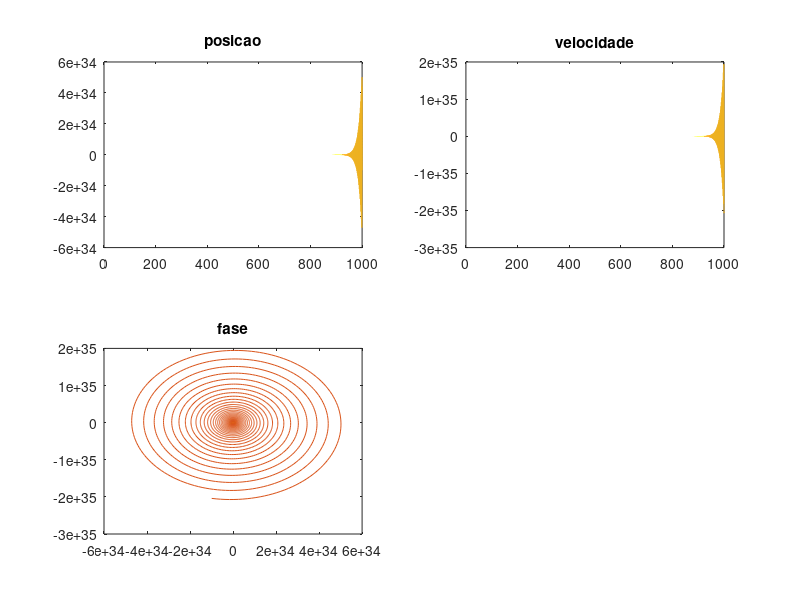

Here is the MATLAB script that generated this plot:
clear all
close all

h = 0.01;
x0 = 1;v0 = 0;K = 16;m = 1;
t0=0;tf=1000;

w = sqrt(K/m);
t = t0:h:tf;
N = length(t);
x = nan(1,N);
v = nan(1,N);
x(1) = x0;v(1) = v0;

fx = @(V) V; %derivada posicao
fv = @(X) -K*X/m; %derivada tempo
for k=1:N-1
    r1x = fx( v(k) );
    r1v = fv( x(k) );
    
    r2x = fx( v(k) + r1v * h/2 );
    r2v = fv( x(k) + r1x * h/2 );
    
    v(k+1) = v(k) + r2v * h;
    x(k+1) = x(k) + r2x * h;
end

%euler
x_Euler = nan(1,N);
v_Euler = nan(1,N);
x_Euler(1) = x0;
v_Euler(1) = v0;
for k = 1:(N-1)%Euler
    v_Euler(k+1) = v_Euler(k)-(K/m)*x_Euler(k)*h;
    x_Euler(k+1) = x_Euler(k)+v_Euler(k)*h;
end

subplot(2,2,1)
plot( t,x,t, x0*cos(w.*t),t,x_Euler)
title('posicao')
subplot(2,2,2)
plot( t,v,t, -w*x0*sin(w.*t) ,t,v_Euler)
title('velocidade')

subplot(2,2,3)
plot(x,v,x_Euler,v_Euler,x0*cos(w.*t),-w*x0*sin(w.*t))
title('fase')

Ec = 1/2 * m *v.^2;
Ep = 1/2 * K *x.^2;
Em = Ec + Ep;

Ec_Euler = 1/2 * m *v_Euler.^2;
Ep_Euler = 1/2 * K *x_Euler.^2;
Em_Euler = Ec_Euler + Ep_Euler;

Ec_exact = 1/2 * m *( -w*x0*sin(w.*t) ).^2;
Ep_exact = 1/2 * K *( x0*cos(w.*t) ).^2;
Em_exact = Ec_exact + Ep_exact;

subplot(2,2,4)
plot(t,Em,t,Em_Euler,t,Em_exact)
title('energia')
